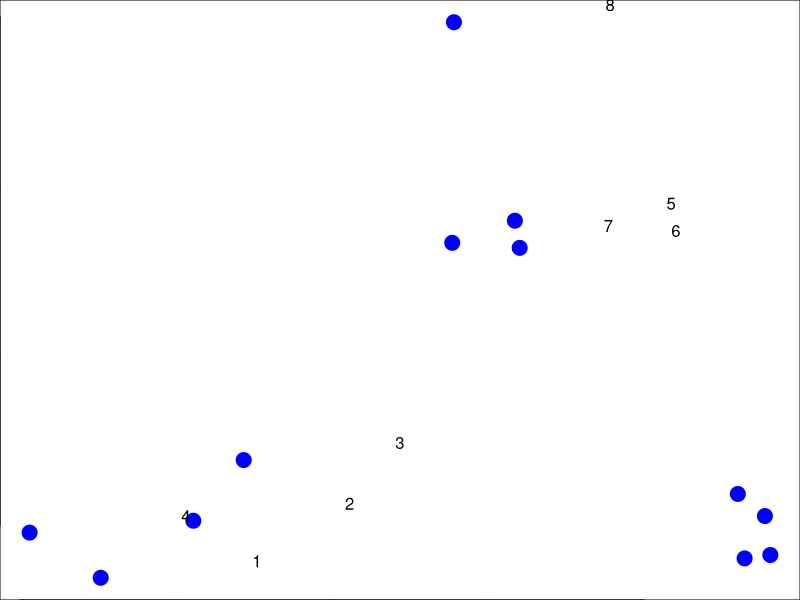

This chart was generated by the following R code:
set.seed(1234)
par(mar = c(0,0,0,0))
x <- rnorm(12, mean = rep(1:3, each = 4), sd = 0.2)
y <- rnorm(12, mean = rep(c(1, 2, 1), each = 4), sd = 0.2)
plot(x, y, col = "blue", pch = 19, cex = 2)
text(x + 0.5, y + 0.05, labels = as.character(1:12))